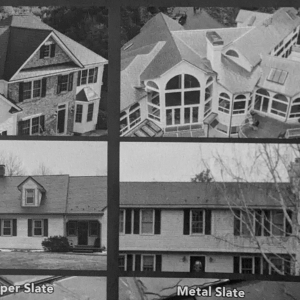
#> input picture pic1grey300.jpg, 300 x 300 px
$ jupyter execute edgedetectionfinal.ipynb
#> lines starting #> are read from the running program, lines starting #| are printed output that depends on the picture
[cell 1]
import numpy as np
from skimage import io
import matplotlib.pyplot as plt
import math
import cv2
from numpy import genfromtxt
import pandas as pd
from PIL import Image

[cell 2]
img = cv2.imread('pic1grey300.jpg')
#> img is the input picture: shape (300, 300, 3); min 5, max 222, mean 114.1
S = img.shape
#> S = (300, 300, 3)
M = S[0]
#> M = 300
N = S[1]
#> N = 300
image = img.copy()
A = cv2.cvtColor(image,cv2.COLOR_BGR2GRAY)
print(S)
#| (300, 300, 3)
plt.imshow(A,cmap='gray')
plt.show()
cv2.waitKey(0)

[cell 3]
def addzeros(img):
    h = img.shape[0]
    w = img.shape[1]
    r1=0
    r2=1
    r3 = h-1
    r4 = h-2
    c1= 0
    c2 = 1
    c3 = w-1
    c4 = w-2
    for i in range(0,w):
        img[r1][i]=0
        img[r2][i]=0
        img[r3][i]=0
        img[r4][i]=0
    for j in range(0,h):
        img[j][c1]=0
        img[j][c2]=0
        img[j][c3]=0
        img[j][c4]=0
    return img

[cell 4]
def gaussianKernel(size, sigma, twoDimensional=True):
    if twoDimensional:
        kernel = np.fromfunction(lambda x, y: (1/(2*math.pi*sigma**2)) * math.e ** ((-1*((x-(size-1)/2)**2+(y-(size-1)/2)**2))/(2*sigma**2)), (size, size))
    else:
        kernel = np.fromfunction(lambda x: math.e ** ((-1*(x-(size-1)/2)**2) / (2*sigma**2)), (size,))
    return kernel / np.sum(kernel)

[cell 5]
kernelSize = 9
g = gaussianKernel(kernelSize,2,False)
print(g)
print(sum(g))

[cell 6]
def seperableFilter(f,g):
    #h1 = np.zeros((M,N), dtype=np.float64)
    #h2 = np.zeros((M,N), dtype=np.float64)
    h1 = A.copy()
    h2 = A.copy()
    s = kernelSize
    for i in range(M):
        for j in range(4, N-4):
            summ = 0
            for k in range(0,s):
                summ = summ + g[k] * f[i, j-(k-4)]
            h1[i,j] = summ
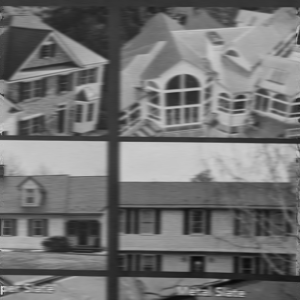
#> h1: shape (300, 300); min 8, max 214, mean 113.7

    for j in range(N):
        for i in range(4, M-4):
            summ = 0
            for k in range(0,9):
                summ = summ + g[k] * h1[i - (k-4) , j]
            h2[i,j] = summ
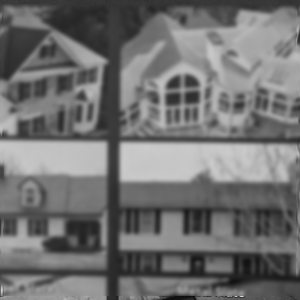
#> h2: shape (300, 300); min 8, max 212, mean 113.2
    return h2

[cell 7]
f = np.copy(A)
h2 = seperableFilter(f,g)
plt.imshow(h2,cmap='gray')
plt.show()
cv2.waitKey(0)

[cell 8]
def gradientMagnitude(h):
    Gm = np.zeros((M,N), dtype=np.float64)
    Ix = np.zeros((M,N), dtype=np.float64)
    Iy = np.zeros((M,N), dtype=np.float64)
    mask_x = np.zeros((1,2))
    mask_x[0][0] = -1
    mask_x[0][1] = 1

    mask_y = np.zeros((2,1))
    mask_y[0][0] = 1
    mask_y[1][0] = -1
    h = np.float64(h)
    Ix = cv2.filter2D(h,-1,mask_x)
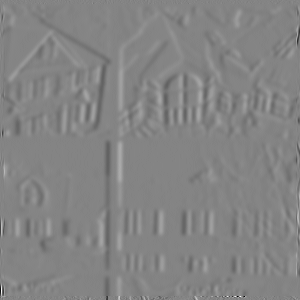
#> Ix: shape (300, 300) float64; min -101, max 94, mean 0; drawn with min black and max white
    Iy = cv2.filter2D(h,-1,mask_y)
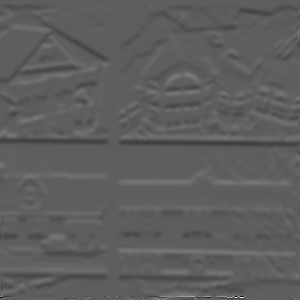
#> Iy: shape (300, 300) float64; min -88, max 149, mean -0.2; drawn with min black and max white
    Gm = (Ix**2 + Iy**2)**0.5
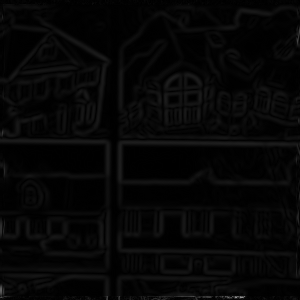
#> Gm: shape (300, 300) float64; min 0, max 150.1, mean 6.3
    plt.subplot(121)
    plt.imshow(Gm,cmap='gray')
    plt.title('GM')
    plt.axis('off')
    plt.show()
    plt.subplot(121)
    plt.imshow(Ix,cmap='gray')
    plt.title('X-derivative')
    plt.axis('off')
    plt.subplot(122)
    plt.imshow(Iy,cmap='gray')
    plt.title('Y-derivative')
    plt.axis('off')
    plt.show()
    return Gm

[cell 9]
Gm = np.zeros((M,N), dtype=np.float64)
Gm = gradientMagnitude(h2)

[cell 10]
R = 8
edgesimage = np.zeros((300,300), dtype=np.uint8)

for i in range(0,300):
    for j in range(0,300):
        if Gm[i][j]>R:
            edgesimage[i][j]=255
        else:
            edgesimage[i][j]=0

edgesimage = addzeros(edgesimage)
plt.imshow(edgesimage,cmap='gray')
ext='.jpg'
plt.imsave(str('edges'+ ext), edgesimage, cmap='gray')
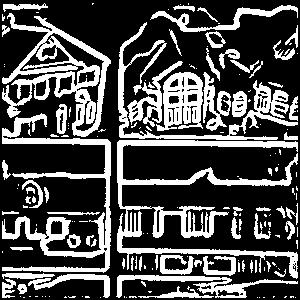
#> saved as edges.jpg: shape (300, 300, 3); min 0, max 255, mean 77.4
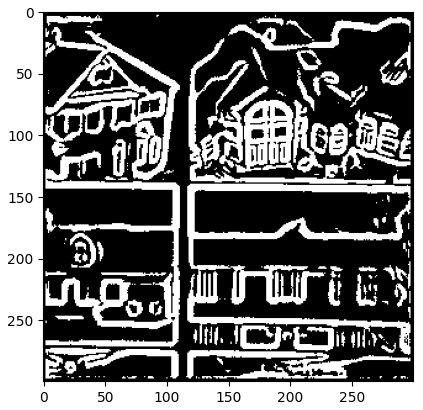
#> figure drawn by matplotlib, 1 panel

[cell 11]
R = 10
edgesimage2 = np.zeros((256,256), dtype=np.uint8)
#for range 2 -255 as given in specifications
for i in range(2,256):
    for j in range(2,256):
        if Gm[i][j]>R:
            edgesimage2[i][j]=255
        else:
            edgesimage2[i][j]=0

#edgesimage = addzeros(edgesimage)
plt.imshow(edgesimage2,cmap='gray')
ext='.jpg'
plt.imsave(str('edges2'+ ext), edgesimage2, cmap='gray')
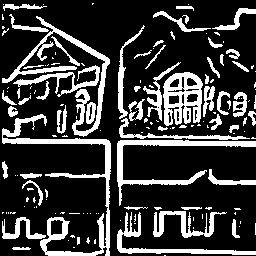
#> saved as edges2.jpg: shape (256, 256, 3); min 0, max 255, mean 58.6
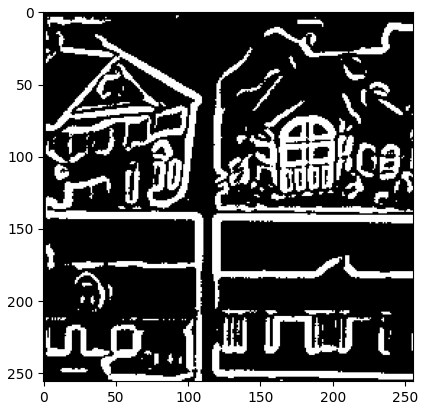
#> figure drawn by matplotlib, 1 panel
